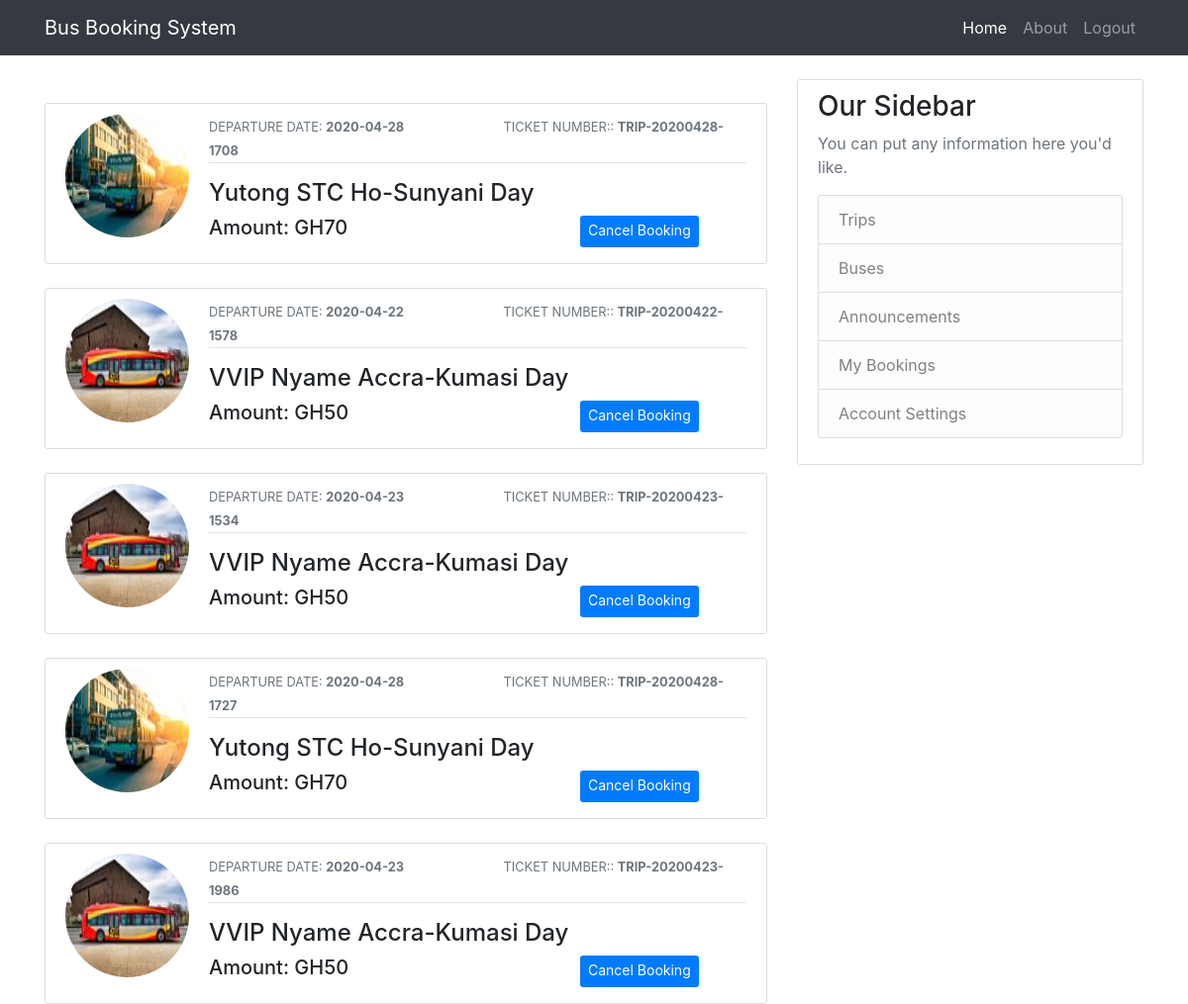
Page /mybookings-2 (signed in) on the committed database.
### bbs/models.py (models this page shows, shortened)
class Booking(db.Model):
    id = db.Column(db.Integer, primary_key=True)
    ticket_number = db.Column(db.String(60), nullable=False)
    customer_id = db.Column(db.Integer, db.ForeignKey('user.id'),nullable=False)
    seat_id = db.Column(db.Integer, db.ForeignKey('seats.id'),nullable=False)
    bus_id = db.Column(db.Integer, db.ForeignKey('buses.id'),nullable=False)
    route_id = db.Column(db.Integer, db.ForeignKey('route.id'),nullable=False)
    phone = db.Column(db.Integer(), nullable=False)
    date_booked = db.Column(db.DateTime, nullable=False,default=datetime.utcnow)
    email = db.Column(db.String(120), nullable=False)
    date = db.Column(db.DateTime, nullable=False)
    time = db.Column(db.String(60), nullable=False)

class Buses(db.Model):
    id = db.Column(db.Integer, primary_key=True)
    name = db.Column(db.String(60), unique=True, nullable=False)
    number = db.Column(db.String(20), unique=True, nullable=False)
    description = db.Column(db.String(200), nullable=False)
    image_file = db.Column(db.String(60), nullable=False,default='default_bus.jpg')
    bookings = db.relationship('Booking', backref='bus')
    availability = db.relationship('Availability', backref='bus')

class Route(db.Model):
    id = db.Column(db.Integer, primary_key=True)
    name = db.Column(db.String(60), nullable=False)
    time = db.Column(db.String(60), nullable=False)
    amount = db.Column(db.Integer(), nullable=False)
    availability = db.relationship('Availability', backref='route')
    booking = db.relationship('Booking', backref='route')

### bbs/users/routes.py (the view)
@users.route('/mybookings-<int:user_id>',)
def mybookings(user_id):
    if not  current_user.is_authenticated:
        abort(403)
    else:
         mybookings = db.session.query(Booking).filter(Booking.customer_id==user_id).order_by(Booking.date_booked.asc())
    return render_template('/users/mybookings.html',mybookings=mybookings)

### bbs/templates/users/mybookings.html
{% extends "layout.html"%}
{% block content%}
{% for booking in mybookings%}
<article class="media content-section mt-4">
    <img class="rounded-circle account-img" src="{{url_for('static',filename='img/'+ booking.bus.image_file)}}">
      <div class="media-body">
        <div class="article-metadata">
          <small class="text-muted mr-5">DEPARTURE DATE: <strong>{{ booking.date.strftime('%Y-%m-%d') }}</strong></small>
          <small class="text-muted ml-5">TICKET NUMBER:: <strong>{{ booking.ticket_number }}</strong></small>
        </div>
        <h4 class="mt-3 mb-2">{{booking.bus.name}} {{booking.route.name}} {{booking.time}}</h4>
      <div class="row"> <h5 class="article-content text-left mr-2 col-8">Amount: GH{{ booking.route.amount }}</h5>
        <a type="button" class="btn-sm btn-primary" href="{{url_for('users.cancel_booking',book_id=booking.id)}}">Cancel Booking</a>
    </div>
      </div>
       </article>
  {% endfor %}
{% endblock content%}

### bbs/static/main.css (style rules this page uses)
.content-section { background: #ffffff; padding: 10px 20px; border: 1px solid #dddddd; border-radius: 3px; }
.article-content { white-space: pre-line; }
.article-metadata { padding-bottom: 1px; margin-bottom: 4px; border-bottom: 1px solid #e3e3e3 }
.account-img { height: 125px; width: 125px; margin-right: 20px; margin-bottom: 16px; }

### rows in the picture
Booking: image_file (picture), date "2020-04-28", ticket_number "TRIP-20200428-1708", bus.name "Yutong STC", route.name "Ho-Sunyani", time "Day", route.amount "70"
Booking: image_file (picture), date "2020-04-22", ticket_number "TRIP-20200422-1578", bus.name "VVIP Nyame", route.name "Accra-Kumasi", time "Day", route.amount "50"
Booking: image_file (picture), date "2020-04-23", ticket_number "TRIP-20200423-1534", bus.name "VVIP Nyame", route.name "Accra-Kumasi", time "Day", route.amount "50"
Booking: image_file (picture), date "2020-04-28", ticket_number "TRIP-20200428-1727", bus.name "Yutong STC", route.name "Ho-Sunyani", time "Day", route.amount "70"
Booking: image_file (picture), date "2020-04-23", ticket_number "TRIP-20200423-1986", bus.name "VVIP Nyame", route.name "Accra-Kumasi", time "Day", route.amount "50"
